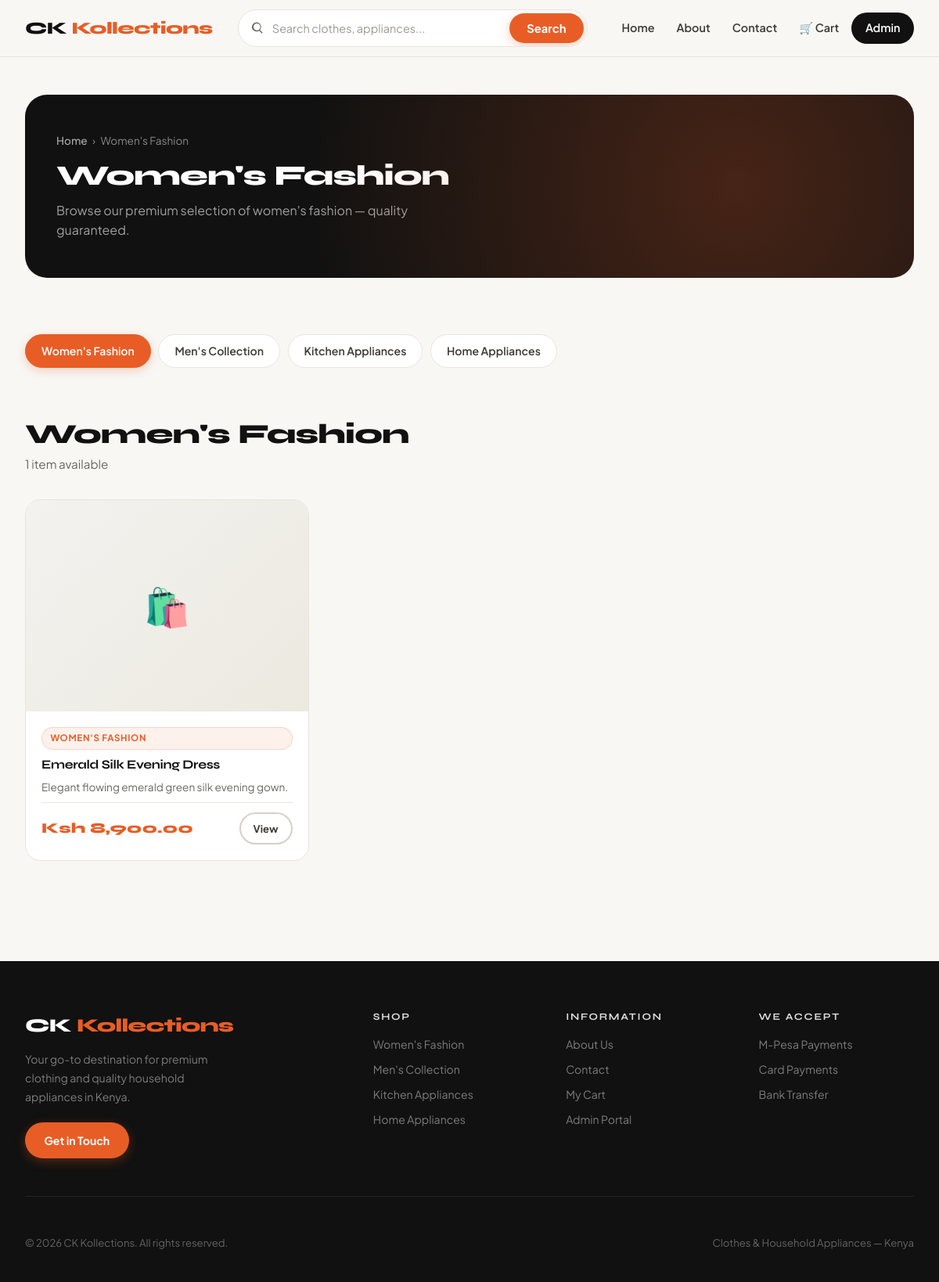
Screenshot of /category.php?slug=womens-fashion with the database file from the repository.
### tables this page shows
CREATE TABLE IF NOT EXISTS categories (
  id INT AUTO_INCREMENT PRIMARY KEY,
  name VARCHAR(255) NOT NULL,
  slug VARCHAR(255) NOT NULL UNIQUE,
  display_order INT NOT NULL DEFAULT 0
);

CREATE TABLE IF NOT EXISTS products (
  id INT AUTO_INCREMENT PRIMARY KEY,
  category_id INT NOT NULL,
  name VARCHAR(255) NOT NULL,
  short_description TEXT NOT NULL,
  description TEXT NOT NULL,
  price DECIMAL(10,2) NOT NULL,
  image VARCHAR(255) NOT NULL,
  created_at TIMESTAMP DEFAULT CURRENT_TIMESTAMP,
  updated_at TIMESTAMP DEFAULT CURRENT_TIMESTAMP ON UPDATE CURRENT_TIMESTAMP,
  FOREIGN KEY (category_id) REFERENCES categories(id) ON DELETE CASCADE
);

### includes/functions.php (called while the page is built, shortened)
<?php
function getDbConnection() {
    static $pdo;
    if ($pdo !== null) {
        return $pdo;
    }
    $config = getConfig();
    $host = $config['MYSQL_HOST'] ?? '127.0.0.1';
    $db = $config['MYSQL_DATABASE'] ?? 'alcy_42591217_ckkollection';
    $user = $config['MYSQL_USER'] ?? 'root';
    $pass = $config['MYSQL_PASSWORD'] ?? '';
    $dsn = sprintf('mysql:host=%s;dbname=%s;charset=utf8mb4', $host, $db);
    try {
        $pdo = new PDO($dsn, $user, $pass, [
            PDO::ATTR_ERRMODE => PDO::ERRMODE_EXCEPTION,
            PDO::ATTR_DEFAULT_FETCH_MODE => PDO::FETCH_ASSOC,
            PDO::ATTR_TIMEOUT => 3,
        ]);
    } catch (PDOException $e) {
        if ($host !== '127.0.0.1' && $host !== 'localhost') {
            try {
                $localDsn = sprintf('mysql:host=127.0.0.1;dbname=%s;charset=utf8mb4', $db);
                $pdo = new PDO($localDsn, 'root', '', [
                    PDO::ATTR_ERRMODE => PDO::ERRMODE_EXCEPTION,
                    PDO::ATTR_DEFAULT_FETCH_MODE => PDO::FETCH_ASSOC,
                ]);
            } catch (PDOException $fallbackError) {
                try {
                    $serverPdo = new PDO('mysql:host=127.0.0.1;charset=utf8mb4', 'root', '', [
                        PDO::ATTR_ERRMODE => PDO::ERRMODE_EXCEPTION,
                    ]);
                    $serverPdo->exec("CREATE DATABASE IF NOT EXISTS `$db` CHARACTER SET utf8mb4 COLLATE utf8mb4_unicode_ci");
                    $pdo = new PDO($localDsn, 'root', '', [
                        PDO::ATTR_ERRMODE => PDO::ERRMODE_EXCEPTION,
                        PDO::ATTR_DEFAULT_FETCH_MODE => PDO::FETCH_ASSOC,
                    ]);
                } catch (PDOException $createError) {
                    renderDbErrorScreen($e->getMessage(), $host);
                    exit;
                }
            }
        } else {
            try {
                $serverPdo = new PDO('mysql:host=127.0.0.1;charset=utf8mb4', $user, $pass, [
                    PDO::ATTR_ERRMODE => PDO::ERRMODE_EXCEPTION,
                ]);
                $serverPdo->exec("CREATE DATABASE IF NOT EXISTS `$db` CHARACTER SET utf8mb4 COLLATE utf8mb4_unicode_ci");
                $pdo = new PDO($dsn, $user, $pass, [
                    PDO::ATTR_ERRMODE => PDO::ERRMODE_EXCEPTION,
                    PDO::ATTR_DEFAULT_FETCH_MODE => PDO::FETCH_ASSOC,
                ]);
            } catch (PDOException $finalErr) {
                renderDbErrorScreen($e->getMessage(), $host);
                exit;
            }
        }
    }
    return $pdo;
}
function getCategories() {
    $pdo = getDbConnection();
    $stmt = $pdo->query('SELECT id, name, slug, display_order FROM categories ORDER BY display_order ASC, name ASC');
    return $stmt->fetchAll();
}
function getProducts($categorySlug = null, $search = null) {
    $pdo = getDbConnection();
    $sql = 'SELECT p.id, p.name, p.short_description, p.description, p.price, p.image, c.slug AS category_slug, c.name AS category_name
            FROM products p
            JOIN categories c ON p.category_id = c.id';
    $params = [];
    if ($categorySlug !== null && $categorySlug !== '') {
        $sql .= ' WHERE c.slug = :slug';
        $params['slug'] = $categorySlug;
    }
    $sql .= ' ORDER BY p.id DESC';
    $stmt = $pdo->prepare($sql);
    $stmt->execute($params);
    return $stmt->fetchAll();
}
?>

### category.php (the view, shortened to what this page needs)
<?php
require_once __DIR__ . '/includes/functions.php';
$slug = $_GET['slug'] ?? null;
$categories = getCategories();
$products   = getProducts($slug);
$category   = null;
foreach ($categories as $cat) {
    if ($cat['slug'] === $slug) { $category = $cat; break; }
}
include __DIR__ . '/includes/header.php';
?>
<main class="page-content">
  <div class="page-banner">
    <div class="breadcrumb">
      <a href="/index.php">Home</a> › <span><?php echo htmlspecialchars($category['name']); ?></span>
    </div>
    <h1><?php echo htmlspecialchars($category['name']); ?></h1>
    <p>Browse our premium selection of <?php echo strtolower(htmlspecialchars($category['name'])); ?> — quality guaranteed.</p>
  </div>
  <section class="category-pills" style="margin-bottom:2rem;">
    <div class="pill-list">
      <?php foreach ($categories as $cat): ?>
        <a class="pill <?php echo ($cat['slug'] === $slug) ? 'active-pill' : ''; ?>"
           href="category.php?slug=<?php echo urlencode($cat['slug']); ?>">
          <?php echo htmlspecialchars($cat['name']); ?>
        </a>
      <?php endforeach; ?>
    </div>
  </section>
  <section>
    <?php if (empty($products)): ?>
      <div class="empty-box">
        <div class="empty-icon">🛍️</div>
        <h3>No products yet</h3>
        <p>This department doesn't have any products listed yet. Check back soon!</p>
        <a href="/index.php" class="button button-primary">Back to Homepage</a>
      </div>
    <?php else: ?>
      <div class="section-header">
        <div>
          <h2><?php echo htmlspecialchars($category['name']); ?></h2>
          <p><?php echo count($products); ?> item<?php echo count($products) !== 1 ? 's' : ''; ?> available</p>
        </div>
      </div>
      <div class="product-grid">
        <?php foreach ($products as $product): ?>
          <article class="product-card">
            <div class="product-card-img-wrap">
            </div>
            <div class="product-card-body">
              <span class="badge badge-category"><?php echo htmlspecialchars($category['name']); ?></span>
              <h3><?php echo htmlspecialchars($product['name']); ?></h3>
              <p><?php echo htmlspecialchars($product['short_description']); ?></p>
              <div class="product-meta">
                <span class="price">Ksh <?php echo number_format($product['price'], 2); ?></span>
                <a class="button button-secondary" style="padding:0.5rem 1rem;font-size:0.82rem;" href="product.php?id=<?php echo $product['id']; ?>">View</a>
              </div>
            </div>
          </article>
        <?php endforeach; ?>
      </div>
    <?php endif; ?>
  </section>
</main>
<?php include __DIR__ . '/includes/footer.php'; ?>

### rows the page displays
categories: name "Women's Fashion", name "women's fashion"
categories: name "Men's Collection"
categories: name "Kitchen Appliances"
categories: name "Home Appliances"
products: category.name "WOMEN'S FASHION", name "Emerald Silk Evening Dress", short_description "Elegant flowing emerald green silk evening gown.", price "8,900.00"

### other values shown
count($products) "1"
